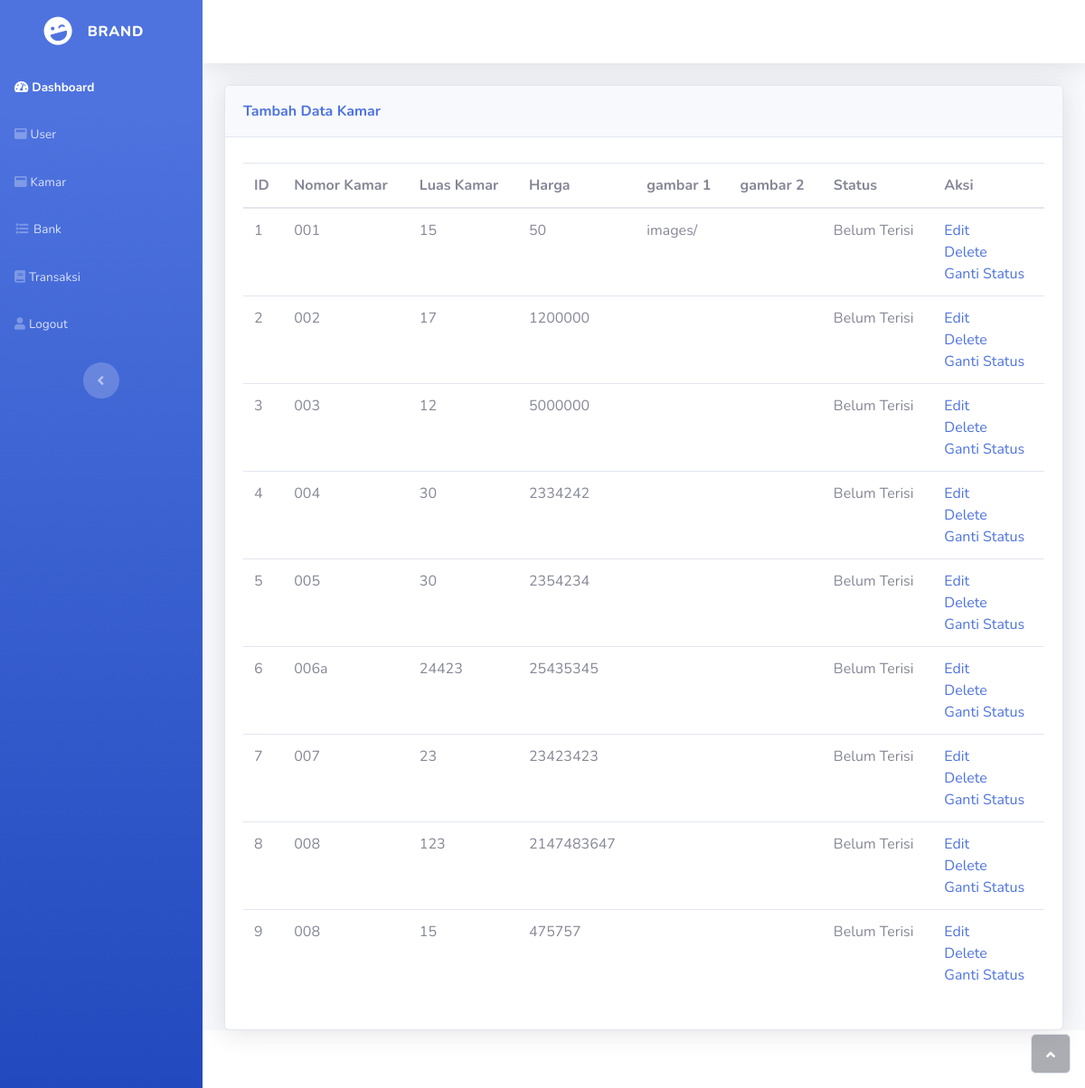
Before: /adminsite/kamar.php (signed in) with the older database file.
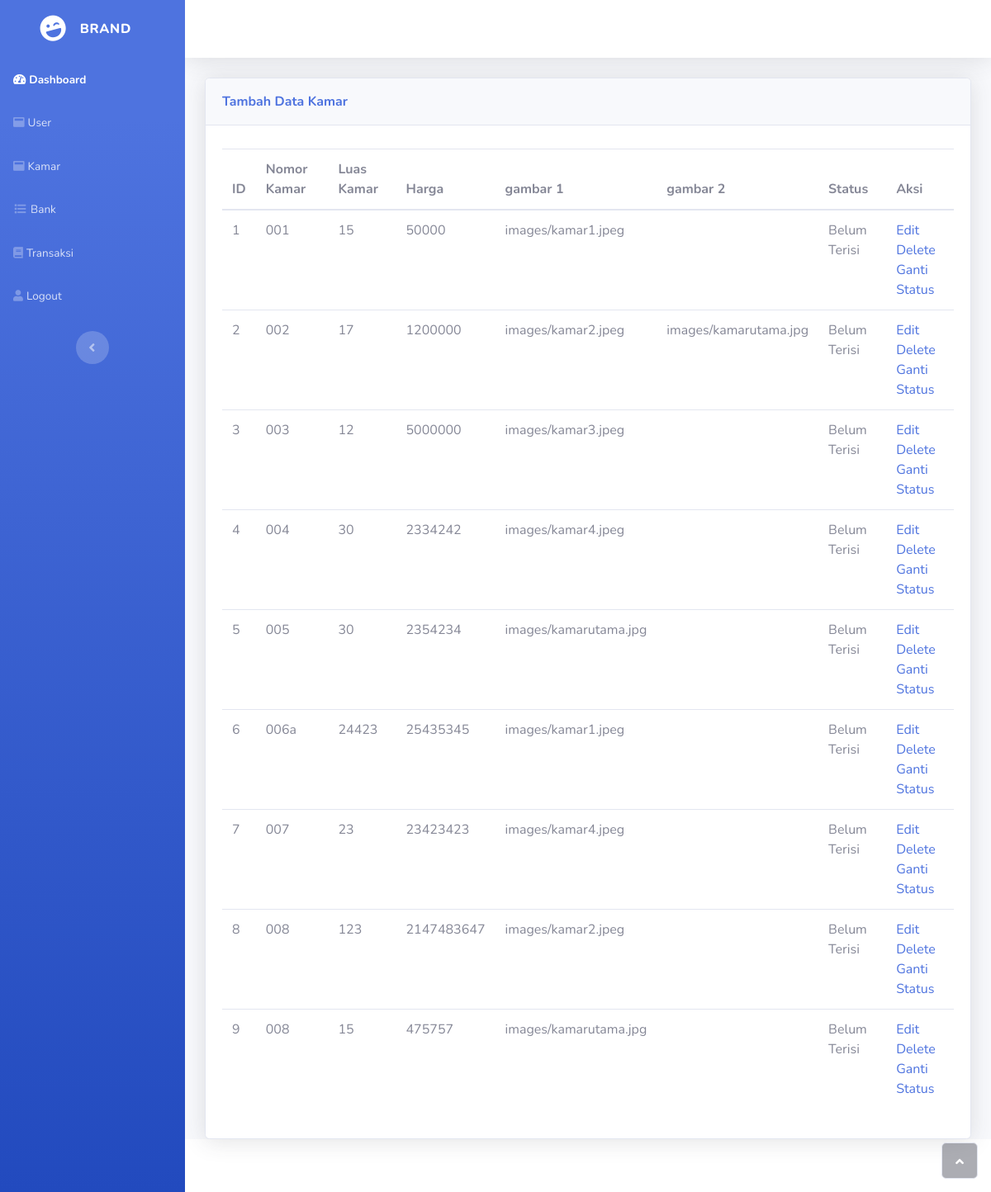
After: the same page with the newer database file.
### tables this page shows
CREATE TABLE `kamarinfo` (
  `id` int(11) NOT NULL,
  `nomorkamar` varchar(100) NOT NULL,
  `luaskamar` varchar(100) NOT NULL,
  `harga` int(100) NOT NULL,
  `gambar1` varchar(600) NOT NULL,
  `gambar2` varchar(600) NOT NULL,
  `status` varchar(30) NOT NULL
);

### adminsite/kamar.php (the view, shortened to what the changed rows need)
<!DOCTYPE html>
<html>
<head><meta http-equiv="Content-Type" content="text/html; charset=utf-8">
    <link rel="stylesheet" href="assets/bootstrap/css/bootstrap.min.css">
    <link rel="stylesheet" href="assets/fonts/fontawesome-all.min.css">
</head>
<body id="page-top">
    <div id="wrapper">
        <div class="d-flex flex-column" id="content-wrapper">
            <div id="content">
                <div class="container-fluid">
                    <div class="card shadow">
                        <div class="card-body">
                            <div class="table-responsive table mt-2" id="dataTable" role="grid" aria-describedby="dataTable_info">
                                <table class="table dataTable my-0" id="dataTable">
                                    <thead>
                                        <tr>
                                            <th>ID</th>
                                            <th>Nomor Kamar</th>
                                            <th>Luas Kamar</th>
                                            <th>Harga</th>
                                            <th>gambar 1</th>
                                            <th>gambar 2</th>
                                            <th>Status</th>
                                            <th>Aksi</th>
                                        </tr>
                                    </thead>
                                    <tbody>
                                        <?php
                                        $conn = new mysqli(DB_HOST, DB_USER, DB_PASS, DB_NAME);
                                        $stmt = $conn->prepare("SELECT * FROM `kamarinfo`;");
                                        $stmt->execute();
                                        $stmt->bind_result($id, $nomorkamar, $luaskamar, $harga, $gambar1, $gambar2, $status);
                                        while($stmt->fetch()){
                                          echo "<tr>
                                              <td>".$id."</td>
                                              <td>".$nomorkamar."</td>
                                              <td>".$luaskamar."</td>
                                              <td>".$harga."</td>
                                              <td>".$gambar1."</td>
                                              <td>".$gambar2."</td>
                                              <td>".$status."</td>
                                              <td><a href='editkamar.php?id=$id'>Edit</a>
                                              <br><a href='deletekamar.php?id=$id'>Delete</a>
                                              <br><a href='gantistatuskamar.php?id=$id&status=$status'>Ganti Status</a>
                                              </td>
                                                </tr>";
                                        }
                                        ?>
                                </tbody>
                                </table>
                            </div>
                        </div>
                    </div>
                </div>
            </div>
        </div><a class="border rounded d-inline scroll-to-top" href="#page-top"><i class="fas fa-angle-up"></i></a></div>
</body>
</html>

Changed rows visible on the page:
changed kamarinfo id 1: harga "50" → "50000"; gambar1 "images/" → "images/kamar1.jpeg"
changed kamarinfo id 2: gambar1 (not shown) → "images/kamar2.jpeg"; gambar2 (not shown) → "images/kamarutama.jpg"
changed kamarinfo id 3: gambar1 (not shown) → "images/kamar3.jpeg"
changed kamarinfo id 4: gambar1 (not shown) → "images/kamar4.jpeg"
changed kamarinfo id 5: gambar1 (not shown) → "images/kamarutama.jpg"
changed kamarinfo id 6: gambar1 (not shown) → "images/kamar1.jpeg"
changed kamarinfo id 7: gambar1 (not shown) → "images/kamar4.jpeg"
changed kamarinfo id 8: gambar1 (not shown) → "images/kamar2.jpeg"
changed kamarinfo id 9: gambar1 (not shown) → "images/kamarutama.jpg"
